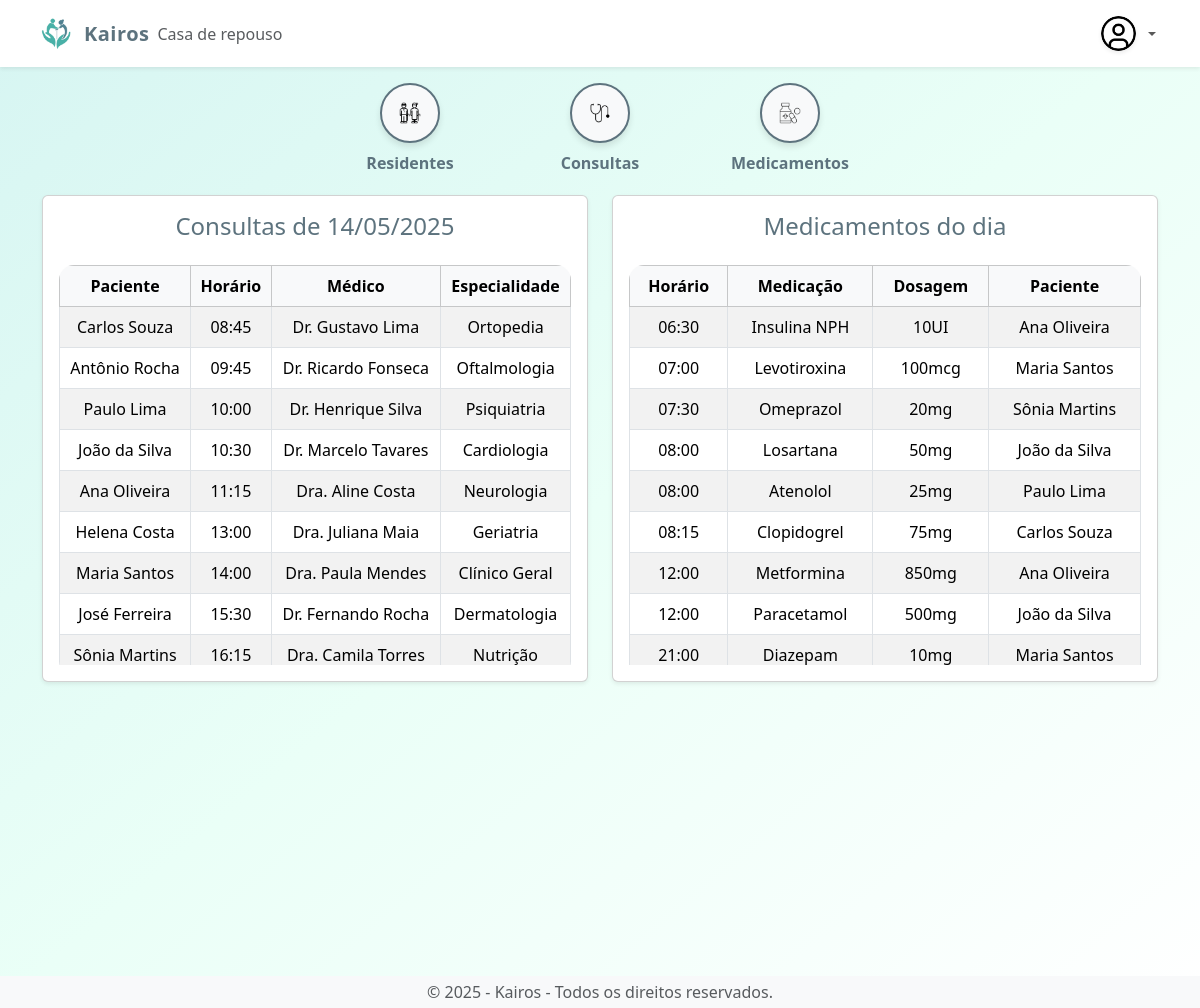
Screenshot of /dashboard.php (signed in) with the database file from the repository.
### tables this page shows
CREATE TABLE `tb_consultas` (
  `id` int(11) NOT NULL,
  `resident_id` int(11) NOT NULL,
  `data_consulta` date NOT NULL,
  `horario` time DEFAULT NULL,
  `medico` varchar(255) NOT NULL,
  `especialidade` varchar(100) DEFAULT NULL,
  `observacoes` text DEFAULT NULL,
  `prescricao` text DEFAULT NULL
);

CREATE TABLE `tb_residentes` (
  `id` int(11) NOT NULL,
  `nome` varchar(255) NOT NULL,
  `data_nasc` date DEFAULT NULL,
  `cpf` varchar(14) NOT NULL,
  `rg` varchar(20) DEFAULT NULL,
  `telefone` varchar(20) DEFAULT NULL,
  `endereco` text DEFAULT NULL,
  `email` varchar(100) DEFAULT NULL,
  `quarto` varchar(50) DEFAULT NULL,
  `medicamentos` text DEFAULT NULL,
  `alergias` text DEFAULT NULL,
  `restricoes_alimentares` text DEFAULT NULL,
  `responsavel_nome` varchar(255) DEFAULT NULL,
  `responsavel_telefone` varchar(20) DEFAULT NULL,
  `responsavel_email` varchar(100) DEFAULT NULL,
  `parente_grau` varchar(50) DEFAULT NULL
);

CREATE TABLE `tb_medicamentos` (
  `id` int(11) NOT NULL,
  `resident_id` int(11) NOT NULL,
  `nome_medicamento` varchar(255) NOT NULL,
  `horario` time DEFAULT NULL,
  `dosagem` varchar(100) DEFAULT NULL,
  `via_adm` varchar(100) DEFAULT NULL,
  `observacoes` text DEFAULT NULL
);

### dashboardSql.php (called while the page is built, shortened)
<?php
$dataHoje = date('Y-m-d');
try {
    $sqlHoje = "
        SELECT
            r.nome AS paciente,
            c.horario,
            c.medico,
            c.especialidade
        FROM tb_consultas c
        INNER JOIN tb_residentes r ON c.resident_id = r.id
        WHERE c.data_consulta = :hoje
        ORDER BY c.horario ASC
    ";
    $stmtHoje = $pdo->prepare($sqlHoje);
    $stmtHoje->bindParam(':hoje', $dataHoje);
    $stmtHoje->execute();
    $consultasHoje = $stmtHoje->fetchAll(PDO::FETCH_ASSOC);
} catch (PDOException $e) {
    die("Erro ao buscar consultas de hoje: " . $e->getMessage());
}
try {
    $sqlMedicamentos = "
        SELECT
            m.horario,
            m.nome_medicamento AS medicacao,
            m.dosagem,
            r.nome AS paciente
        FROM tb_medicamentos m
        INNER JOIN tb_residentes r ON m.resident_id = r.id
        ORDER BY m.horario ASC
    ";
    $stmt = $pdo->prepare($sqlMedicamentos);
    $stmt->execute();
    $medicamentos = $stmt->fetchAll(PDO::FETCH_ASSOC);
} catch (PDOException $e) {
    die("Erro ao buscar medicamentos: " . $e->getMessage());
}
?>

### dashboard.php (the view)
<?php
include_once "header.php";
include_once "dashboardSql.php";
?>
<main>
    <div class="container text-center mt-3 mb-1">
        <div class="row justify-content-center g-4">
            <div class="col-4 col-md-2">
                <a href="listResidentes.php" class="text-decoration-none text-dark">
                    <div class="circle-link mx-auto" style="border: 2px solid #5D737E; border-radius: 50%; padding: 10px; background-color: #f8f9fa; box-shadow: 0 4px 6px rgba(0, 0, 0, 0.1); transition: transform 0.3s, box-shadow 0.3s;">
                        <img src="img/residentes-icon.png" alt="Ícone 1" class="circle-img">
                    </div>
                    <p class="mt-2 fw-bold" style="color: #5D737E;">Residentes</p>
                </a>
            </div>
            <div class="col-4 col-md-2">
                <a href="listConsultas.php" class="text-decoration-none text-dark">
                    <div class="circle-link mx-auto" style="border: 2px solid #5D737E; border-radius: 50%; padding: 10px; background-color: #f8f9fa; box-shadow: 0 4px 6px rgba(0, 0, 0, 0.1); transition: transform 0.3s, box-shadow 0.3s;">
                        <img src="img/Consulta-icon.png" alt="Ícone 2" class="circle-img">
                    </div>
                    <p class="mt-2 fw-bold" style="color: #5D737E;">Consultas</p>
                </a>
            </div>
            <div class="col-4 col-md-2">
                <a href="listMedicamentos.php" class="text-decoration-none text-dark">
                    <div class="circle-link mx-auto" style="border: 2px solid #5D737E; border-radius: 50%; padding: 10px; background-color: #f8f9fa; box-shadow: 0 4px 6px rgba(0, 0, 0, 0.1); transition: transform 0.3s, box-shadow 0.3s;">
                        <img src="img/medicacao-icon.png" alt="Ícone 3" class="circle-img">
                    </div>
                    <p class="mt-2 fw-bold" style="color: #5D737E;">Medicamentos</p>
                </a>
            </div>
        </div>
    </div>
    <div class="container mt-1">
    <div class="row">
        <div class="col-md-6 mb-4">
            <?php if (count($consultasHoje) > 0): ?>
                <div class="card bg-white shadow-sm rounded-lg h-100">
                    <div class="card-body">
                        <h4 class="mb-4 text-center color1">Consultas de <?= date('d/m/Y') ?></h4>
                        <div class="table-responsive table-rounded" style="max-height: 400px; overflow-y: auto;">
                            <table class="table table-bordered table-striped mb-0 text-center">
                                <thead class="table-light">
                                    <tr>
                                        <th>Paciente</th>
                                        <th>Horário</th>
                                        <th>Médico</th>
                                        <th>Especialidade</th>
                                    </tr>
                                </thead>
                                <tbody>
                                    <?php foreach ($consultasHoje as $c): ?>
                                        <tr>
                                            <td><?= htmlspecialchars($c['paciente']) ?></td>
                                            <td><?= substr($c['horario'], 0, 5) ?></td>
                                            <td><?= htmlspecialchars($c['medico']) ?></td>
                                            <td><?= htmlspecialchars($c['especialidade']) ?></td>
                                        </tr>
                                    <?php endforeach; ?>
                                </tbody>
                            </table>
                        </div>
                    </div>
                </div>
            <?php else: ?>
                <div class="alert alert-warning text-center">
                    Nenhuma consulta agendada para hoje.
                </div>
            <?php endif; ?>
        </div>
        <div class="col-md-6 mb-4">
            <div class="card bg-white shadow-sm rounded-lg h-100">
                <div class="card-body">
                    <h4 class="mb-4 text-center color1">Medicamentos do dia</h4>
                    <div class="table-responsive table-rounded" style="max-height: 400px; overflow-y: auto;">
                        <table class="table table-bordered table-striped mb-0 text-center">
                            <thead class="table-light">
                                <tr>
                                    <th>Horário</th>
                                    <th>Medicação</th>
                                    <th>Dosagem</th>
                                    <th>Paciente</th>
                                </tr>
                            </thead>
                            <tbody>
                                <?php if (count($medicamentos) > 0): ?>
                                    <?php foreach ($medicamentos as $med): ?>
                                        <tr>
                                            <td><?= htmlspecialchars(substr($med['horario'], 0, 5)) ?></td>
                                            <td><?= htmlspecialchars($med['medicacao']) ?></td>
                                            <td><?= htmlspecialchars($med['dosagem']) ?></td>
                                            <td><?= htmlspecialchars($med['paciente']) ?></td>
                                        </tr>
                                    <?php endforeach; ?>
                                <?php else: ?>
                                    <tr>
                                        <td colspan="4" class="text-center">Nenhum medicamento encontrado.</td>
                                    </tr>
                                <?php endif; ?>
                            </tbody>
                        </table>
                    </div>
                </div>
            </div>
        </div>
    </div>
    </div>
</main>
<?php include_once "footer.php"; ?>

### header.php (shortened to what this page needs)
<!DOCTYPE html>
<html lang="PT-BR">
<head>
    <link rel="stylesheet" href="style.css">
    <link href="https://cdn.jsdelivr.net/npm/bootstrap@5.3.3/dist/css/bootstrap.min.css" rel="stylesheet">
</head>
<body>
    <header class="shadow-sm sticky-top bg-white">
        <nav class="navbar navbar-expand-lg navbar-light px-4">
            <div class="container-fluid">
                <a class="navbar-brand d-flex align-items-center gap-2" href="dashboard.php">
                    <img src="img/logotipo-kairos.png" alt="Logo" width="40" height="40" class="rounded-circle">
                    <span class="fw-bold fs-5" style="color: #5D737E;">Kairos</span>
                    <label class="text-muted fs-6">Casa de repouso</label>
                </a>
                <ul class="navbar-nav ms-auto">
                    <li class="nav-item dropdown">
                        <a class="nav-link dropdown-toggle d-flex align-items-center" href="#" id="userDropdown"
                            role="button" data-bs-toggle="dropdown" aria-expanded="false">
                            <img src="img/avatar-generic.png" alt="Avatar" class="rounded-circle shadow-sm me-2"
                                height="35" width="35">
                        </a>
                    </li>
                </ul>
            </div>
        </nav>
    </header>

### footer.php (shortened to what this page needs)
<footer class="bg-light text-center text-lg-start mt-1 fixed-bottom">
    <div class="text-center p-1 text-muted" style="background-color: #f8f9fa;">
        ©
        <?php echo date("Y"); ?> - Kairos - Todos os direitos reservados.
    </div>
</footer>
</body>
</html>

### style.css (style rules this page uses)
.color1 { color: #5D737E; }
p { color: #5D737E; }
body { background: linear-gradient(to bottom right, #d6f5f2, #eafff7, #ffffff); min-height: 100vh; }
.table-rounded table { border-radius: 15px; overflow: hidden; }
.rounded-lg { border-radius: 15px; }
.navbar-brand span { font-family: 'Segoe UI', sans-serif; letter-spacing: 0.5px; }
.circle-link { width: 60px; height: 60px; border-radius: 50%; overflow: hidden; display: flex; align-items: center; justify-content: center; background-color: #f0f0f0; transition: 0.3s; }
.circle-img { max-width: 60%; max-height: 60%; }
.table-responsive { position: relative; overflow-y: auto; max-height: 400px; }
.table thead th { position: sticky; top: 0; z-index: 2; background-color: #f8f9fa; }

### rows the page displays
tb_consultas: resident.nome "Carlos Souza", horario "08:45", medico "Dr. Gustavo Lima", especialidade "Ortopedia"
tb_consultas: resident.nome "Antônio Rocha", horario "09:45", medico "Dr. Ricardo Fonseca", especialidade "Oftalmologia"
tb_consultas: resident.nome "Paulo Lima", horario "10:00", medico "Dr. Henrique Silva", especialidade "Psiquiatria"
tb_consultas: resident.nome "João da Silva", horario "10:30", medico "Dr. Marcelo Tavares", especialidade "Cardiologia"
tb_consultas: resident.nome "Ana Oliveira", horario "11:15", medico "Dra. Aline Costa", especialidade "Neurologia"
tb_consultas: resident.nome "Helena Costa", horario "13:00", medico "Dra. Juliana Maia", especialidade "Geriatria"
tb_consultas: resident.nome "Maria Santos", horario "14:00", medico "Dra. Paula Mendes", especialidade "Clínico Geral"
tb_consultas: resident.nome "José Ferreira", horario "15:30", medico "Dr. Fernando Rocha", especialidade "Dermatologia"
tb_consultas: resident.nome "Sônia Martins", horario "16:15", medico "Dra. Camila Torres", especialidade "Nutrição"
tb_medicamentos: horario "06:30", nome_medicamento "Insulina NPH", dosagem "10UI", resident.nome "Ana Oliveira"
tb_medicamentos: horario "07:00", nome_medicamento "Levotiroxina", dosagem "100mcg", resident.nome "Maria Santos"
tb_medicamentos: horario "07:30", nome_medicamento "Omeprazol", dosagem "20mg", resident.nome "Sônia Martins"
tb_medicamentos: horario "08:00", nome_medicamento "Losartana", dosagem "50mg", resident.nome "João da Silva"
tb_medicamentos: horario "08:00", nome_medicamento "Atenolol", dosagem "25mg", resident.nome "Paulo Lima"
tb_medicamentos: horario "08:15", nome_medicamento "Clopidogrel", dosagem "75mg", resident.nome "Carlos Souza"
tb_medicamentos: horario "12:00", nome_medicamento "Metformina", dosagem "850mg", resident.nome "Ana Oliveira"
tb_medicamentos: horario "12:00", nome_medicamento "Paracetamol", dosagem "500mg", resident.nome "João da Silva"
tb_medicamentos: horario "21:00", nome_medicamento "Diazepam", dosagem "10mg", resident.nome "Maria Santos"
